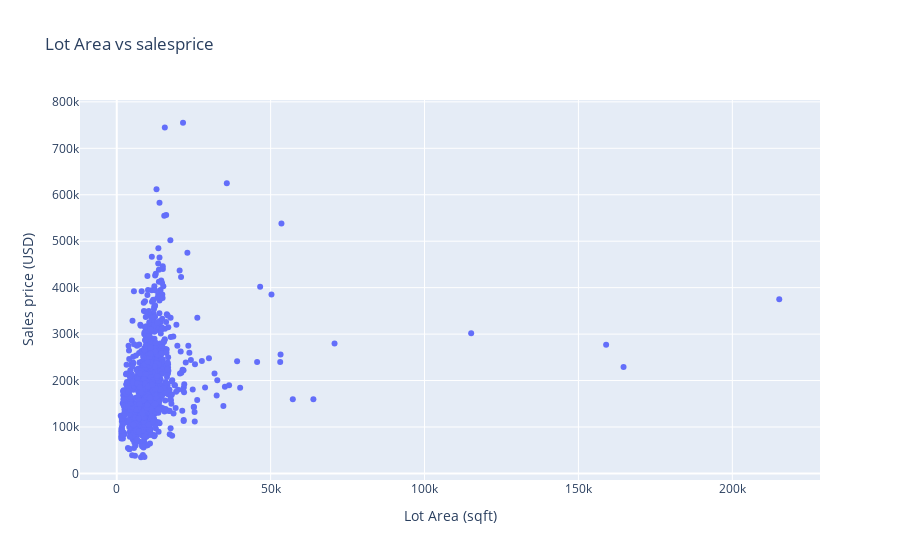

Notebook code cell kept with this figure:
### Code cell
fig = go.Figure()

fig.add_trace(
    go.Scatter(
        x=train_data_selected_columns["LotArea"],
        y=train_data_selected_columns["SalePrice"],
        mode="markers",
        name="Lot Area",
    )
)

fig.update_layout(
    title="Lot Area vs salesprice",
    xaxis_title="Lot Area (sqft)",
    yaxis_title="Sales price (USD)",
)

### Figure 1 — Plotly figure (JSON) as saved in the notebook; plotly's stock layout.template omitted (floating-point values rounded to 4 significant figures; data arrays with more than 128 entries replaced by an {"elided": "..."} marker saying what was removed)
{"data": [{"mode": "markers", "name": "Lot Area", "type": "scatter", "x": {"elided": "1459 int values"}, "y": {"elided": "1459 int values"}}], "layout": {"title": {"text": "Lot Area vs salesprice"}, "xaxis": {"title": {"text": "Lot Area (sqft)"}}, "yaxis": {"title": {"text": "Sales price (USD)"}}}}
